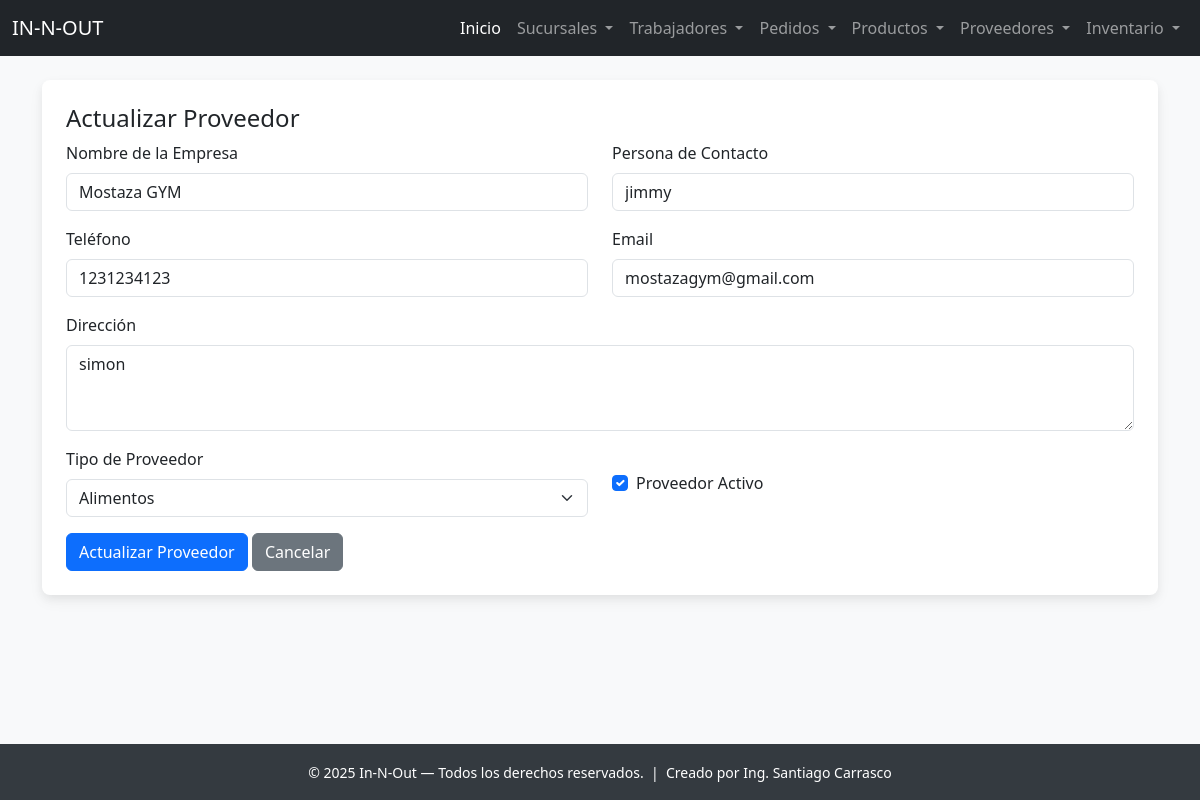
The page /proveedor/actualizar/1/ on the database its author committed.
### app_InNOut/models.py (models this page shows, shortened)
class Proveedor(models.Model):
    nombre_empresa = models.CharField(max_length=100)
    contacto = models.CharField(max_length=100)
    telefono = models.CharField(max_length=20)
    email = models.EmailField()
    direccion = models.TextField()
    tipo_proveedor = models.CharField(max_length=50, choices=[
        ('ALIMENTOS', 'Alimentos'),
        ('BEBIDAS', 'Bebidas'),
        ('LIMPIEZA', 'Limpieza'),
        ('EQUIPOS', 'Equipos')
    ])
    activo = models.BooleanField(default=True)
    fecha_registro = models.DateField(auto_now_add=True)

### app_InNOut/views.py (the view)
# urls.py: path('proveedor/actualizar/<int:proveedor_id>/', views.actualizar_proveedor, name='actualizar_proveedor'),
def actualizar_proveedor(request, proveedor_id):
    proveedor = get_object_or_404(Proveedor, id=proveedor_id)
    return render(request, 'proveedor/actualizar_proveedor.html', {'proveedor': proveedor})

### app_InNOut/templates/proveedor/actualizar_proveedor.html (shortened to what this page needs)
{% extends "base.html" %}
{% block content %}
<div class="card p-4 card-soft">
  <h4>Actualizar Proveedor</h4>
  <form method="post" action="{% url 'realizar_actualizacion_proveedor' proveedor.id %}">
    <div class="row">
      <div class="col-md-6 mb-3">
        <label class="form-label">Nombre de la Empresa</label>
        <input class="form-control" name="nombre_empresa" value="{{ proveedor.nombre_empresa }}" required>
      </div>
      <div class="col-md-6 mb-3">
        <label class="form-label">Persona de Contacto</label>
        <input class="form-control" name="contacto" value="{{ proveedor.contacto }}" required>
      </div>
    </div>
    <div class="row">
      <div class="col-md-6 mb-3">
        <label class="form-label">Teléfono</label>
        <input class="form-control" name="telefono" value="{{ proveedor.telefono }}" required>
      </div>
      <div class="col-md-6 mb-3">
        <label class="form-label">Email</label>
        <input class="form-control" name="email" type="email" value="{{ proveedor.email }}" required>
      </div>
    </div>
    <div class="mb-3">
      <label class="form-label">Dirección</label>
      <textarea class="form-control" name="direccion" rows="3">{{ proveedor.direccion }}</textarea>
    </div>
    <div class="row">
      <div class="col-md-6 mb-3">
        <label class="form-label">Tipo de Proveedor</label>
        <select class="form-select" name="tipo_proveedor" required>
          <option value="ALIMENTOS" {% if proveedor.tipo_proveedor == 'ALIMENTOS' %}selected{% endif %}>Alimentos</option>
        </select>
      </div>
      <div class="col-md-6 mb-3">
        <div class="form-check mt-4">
          <input class="form-check-input" type="checkbox" name="activo" {% if proveedor.activo %}checked{% endif %}>
          <label class="form-check-label">Proveedor Activo</label>
        </div>
      </div>
    </div>
    <button class="btn btn-primary"> Actualizar Proveedor</button>
    <a href="{% url 'ver_proveedores' %}" class="btn btn-secondary"> Cancelar</a>
  </form>
</div>
{% endblock %}

### app_InNOut/templates/base.html (style rules this page uses)
body { background-color: #f8f9fa; padding-top: 56px; padding-bottom: 60px; }
.card-soft { box-shadow: 0 4px 8px 0 rgba(0,0,0,0.05), 0 6px 15px 0 rgba(0,0,0,0.05); border: none; border-radius: .5rem; }

### rows shown on the page
Proveedor: nombre_empresa "Mostaza GYM", contacto "jimmy", telefono "1231234123", email "mostazagym@gmail.com", direccion "simon", tipo_proveedor "Alimentos", activo "☑"
